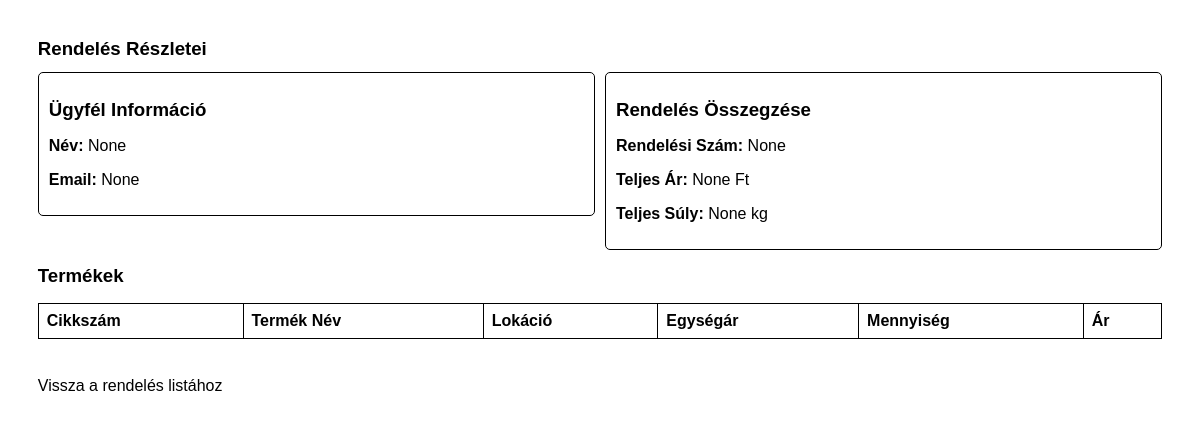
Before: /order_details/2 with the older database file.
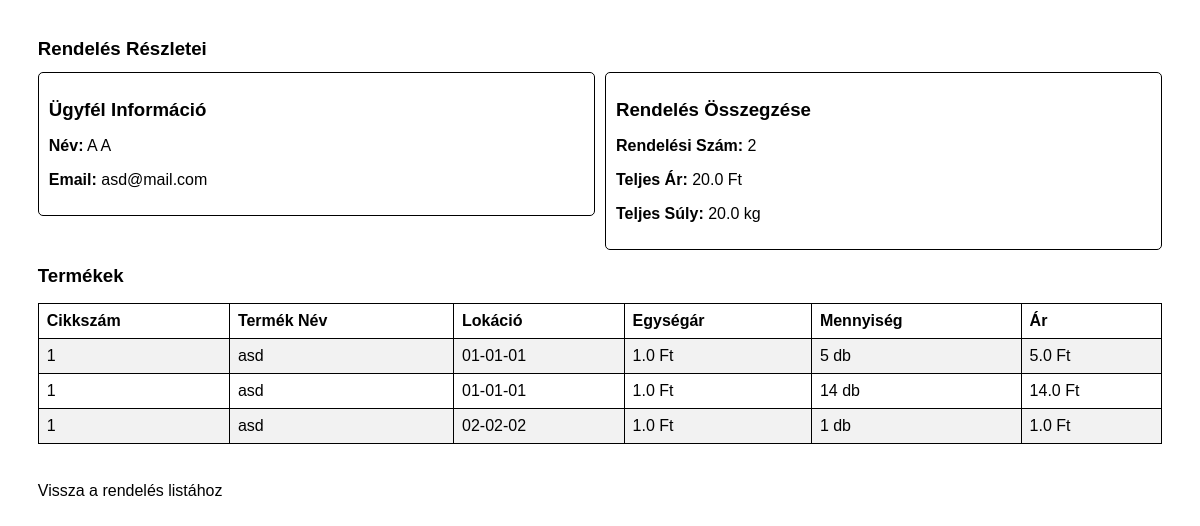
After: the same page with the newer database file.
### tables this page shows
CREATE TABLE customers (
                    id INTEGER PRIMARY KEY,
                    nev TEXT NOT NULL,
                    iranyitoszam TEXT NOT NULL,
                    varos TEXT NOT NULL,
                    utca TEXT NOT NULL,
                    hazszam TEXT NOT NULL,
                    email TEXT NOT NULL UNIQUE);

CREATE TABLE stock (
                    id INTEGER PRIMARY KEY,
                    cikkszam TEXT,
                    lokacio TEXT,
                    mennyiseg INTEGER,
                    order_id INTEGER,
                    FOREIGN KEY(cikkszam) REFERENCES products(cikkszam),
                    FOREIGN KEY(order_id) REFERENCES orders(id));

CREATE TABLE products (
                    id INTEGER PRIMARY KEY,
                    cikkszam TEXT UNIQUE,
                    egyseg_vonalkod INTEGER UNIQUE,
                    gyujto_vonalkod INTEGER UNIQUE,
                    nev TEXT,
                    ar REAL,
                    suly REAL,
                    kategoria TEXT);

### raktar_program-master/app.py (the view)
@app.route('/order_details/<int:order_id>', methods=['GET'])
def order_details(order_id):
    conn = get_db_connection()
    order_info = conn.execute('''
        SELECT
            orders.id AS order_id,
            customers.nev AS customer_name,
            customers.email AS customer_email,
            SUM(products.ar * orders.mennyiseg) AS total_price,
            SUM(products.suly * orders.mennyiseg) AS total_weight
        FROM orders
        JOIN customers ON orders.customer_id = customers.id
        JOIN products ON orders.cikkszam = products.cikkszam
        WHERE orders.id = ?
    ''', (order_id,)).fetchone()
    product_details = conn.execute('''
        SELECT
            products.nev AS product_name,
            products.cikkszam,
            products.ar AS price,
            products.suly AS weight,
            stock.mennyiseg AS quantity,
            stock.lokacio AS lokacio
        FROM stock
        JOIN products ON stock.cikkszam = products.cikkszam
        WHERE stock.order_id = ?
    ''', (order_id,)).fetchall()
    conn.close()
    if not order_info:
        flash('Hiba: A rendelési szám nem létezik!', 'error')
        return redirect(url_for('orders'))
    return render_template(
        'order_details.html',
        order_info=order_info,
        product_details=product_details
    )

### raktar_program-master/app.py (called while the page is built)
def get_db_connection():
    conn = sqlite3.connect('database.db')
    conn.row_factory = sqlite3.Row
    return conn

### raktar_program-master/templates/order_details.html (shortened to what this page needs)
<!DOCTYPE html>
<html lang="hu">
<head>
    <link rel="stylesheet" href="{{ url_for('static', filename='css/print.css') }}">
</head>
<body>
    <h1>Rendelés Részletei</h1>
    <div class="summary-container">
        <div class="customer-info">
            <h2>Ügyfél Információ</h2>
            <p><strong>Név:</strong> {{ order_info['customer_name'] }}</p>
            <p><strong>Email:</strong> {{ order_info['customer_email'] }}</p>
        </div>
        <div class="order-summary">
            <h2>Rendelés Összegzése</h2>
            <p><strong>Rendelési Szám:</strong> {{ order_info['order_id'] }}</p>
            <p><strong>Teljes Ár:</strong> {{ order_info['total_price'] }} Ft</p>
            <p><strong>Teljes Súly:</strong> {{ order_info['total_weight'] }} kg</p>
        </div>
    </div>
    <div>
        <h2>Termékek</h2>
        <table border="1">
            <thead>
                <tr>
                    <th>Cikkszám</th>
                    <th>Termék Név</th>
                    <th>Lokáció</th>
                    <th>Egységár</th>
                    <th>Mennyiség</th>
                    <th>Ár</th>
                </tr>
            </thead>
            <tbody>
                {% for product in product_details %}
                <tr>
                    <td>{{ product['cikkszam'] }}</td>
                    <td>{{ product['product_name'] }}</td>
                    <td>{{ product['lokacio'] }}</td>
                    <td>{{ product['price'] }} Ft</td>
                    <td>{{ product['quantity'] }} db</td>
                    <td>{{ product['price'] * product['quantity']}} Ft</td>
                </tr>
                {% endfor %}
            </tbody>
        </table>
    </div>
    <a href="{{ url_for('orders') }}">Vissza a rendelés listához</a>
</body>
</html>

Changed rows visible on the page:
now on this page (row unchanged): customers: customer_email "asd@mail.com"
added stock: cikkszam "1", product_name "asd", lokacio "01-01-01", price "1.0", quantity "5", product['price']*product['quantity'] "5.0"
added stock: cikkszam "1", product_name "asd", lokacio "01-01-01", price "1.0", quantity "14", product['price']*product['quantity'] "14.0"
added stock: cikkszam "1", product_name "asd", lokacio "02-02-02", price "1.0", quantity "1", product['price']*product['quantity'] "1.0"
Other visible differences:
{{ order_info['customer_name'] }}: "None" → "A A"
{{ order_info['order_id'] }}: "None" → "2"
{{ order_info['total_price'] }}: "None" → "20.0"
{{ order_info['total_weight'] }}: "None" → "20.0"
{{ order_info['customer_email'] }}: "None" → (not shown)
